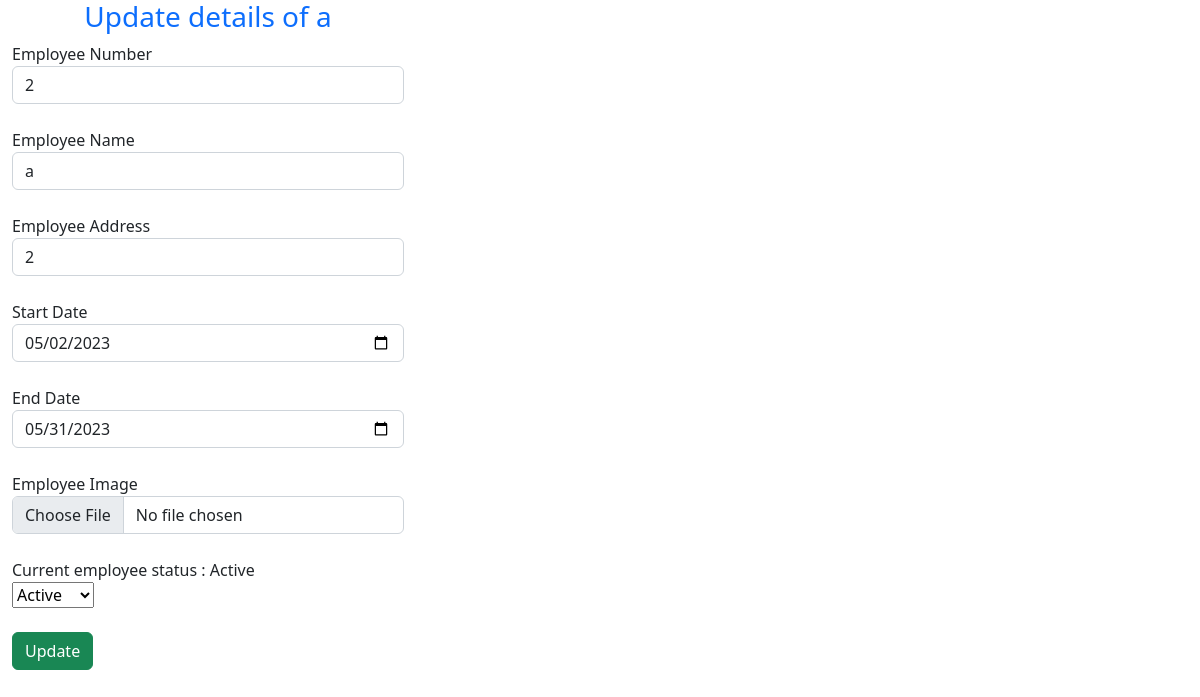
The app's page /emp/updateData/12 (signed in) with its own data.
### Employee/models.py (models this page shows)
class Datas(models.Model):
    Emp_no = models.IntegerField(default="")
    Name = models.CharField(max_length=20,default="")
    Address = models.CharField(max_length=50,default="")
    Emp_start_date = models.DateField(max_length=20,default="", blank=True)
    Emp_end_date = models.DateField(max_length=20,default="")
    Image = models.ImageField(upload_to=filepath,null=True, blank=True)
    Status= models.CharField(max_length=20,default="")

### Employee/views.py (the view, shortened to what this page needs)
# urls.py: path('updateData/<int:id>',updateData,name="updateData"),
@login_required
def updateData(request,id):   #127.0.0.1:8000/updateData
    mydata=Datas.objects.get(id=id)
    return render(request,'update.html',{'data':mydata})

### Employee/templates/update.html (shortened to what this page needs)
<html>
    <head>
        {% load static %}
        <link rel="stylesheet" href="{% static 'bootstrap/css/bootstrap.min.css' %}">
  <link rel="stylesheet" href="https://cdn.jsdelivr.net/npm/bootstrap@5.2.3/dist/css/bootstrap.min.css">
    </head>
    <body>
        <div class="container-fluid" >
            <div class="col-md-offset-4 col-md-4">
                <form action="" method="POST" autocomplete="off">
                <h3 class="page-header text-primary text-center"> Update details of {{data.Name}}</h3>
                <div class="form-group">
                    <label>Employee Number</label>
                    <input type="number" class="form-control" value="{{data.Emp_no}}" name="emp_no">
                </div><br>
                <div class="form-group">
                    <label>Employee Name</label>
                    <input type="text" class="form-control" value="{{data.Name}}" name="name">
                </div><br>
                <div class="form-group">
                    <label>Employee Address</label>
                    <input type="text" class="form-control" value="{{data.Address}}" name="address">
                </div><br>
                <div class="form-group">
                    <label>Start Date</label>
                    <input type="date" class="form-control" value="{{data.Emp_start_date|date:"Y-m-d"}}" name="emp_start_date">
                </div><br>
                <div class="form-group">
                    <label>End Date</label>
                    <input type="date" class="form-control" value="{{data.Emp_end_date|date:"Y-m-d"}}" name="emp_end_date">
                </div><br>
                <div class="form-group">
                    <label>Employee Image</label>
                    <input type="file" class="form-control" required name="image">
                </div><br>
                <div class="form-group">
                    <label>Current employee status : {{data.Status}}</label><br>
                    <select name="status" id="status">
                        <option value="Active">Active</option>
                    </select>
                </div><br>
                <div class="form-group">
                    <input type="submit" value="Update" class="btn btn-success">
                </div>
            </form>
            </div>
        </div>
    </body>
</html>

### records on screen
Datas: emp_no "2", name "a", address "2", emp_start_date "05/02/2023", emp_end_date "05/31/2023", Status "Active"
